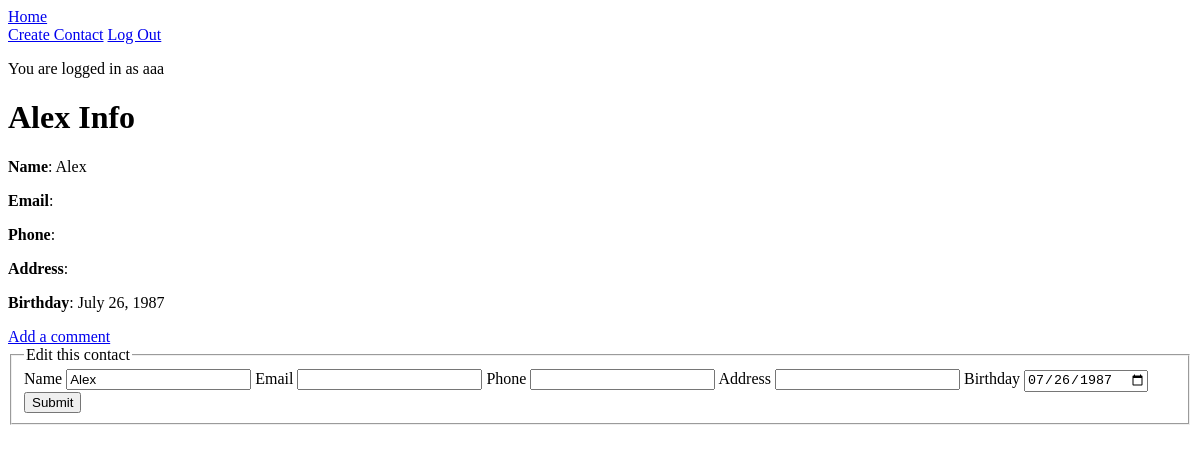
/contact/1 (signed in), run on an earlier commit of the app's database.
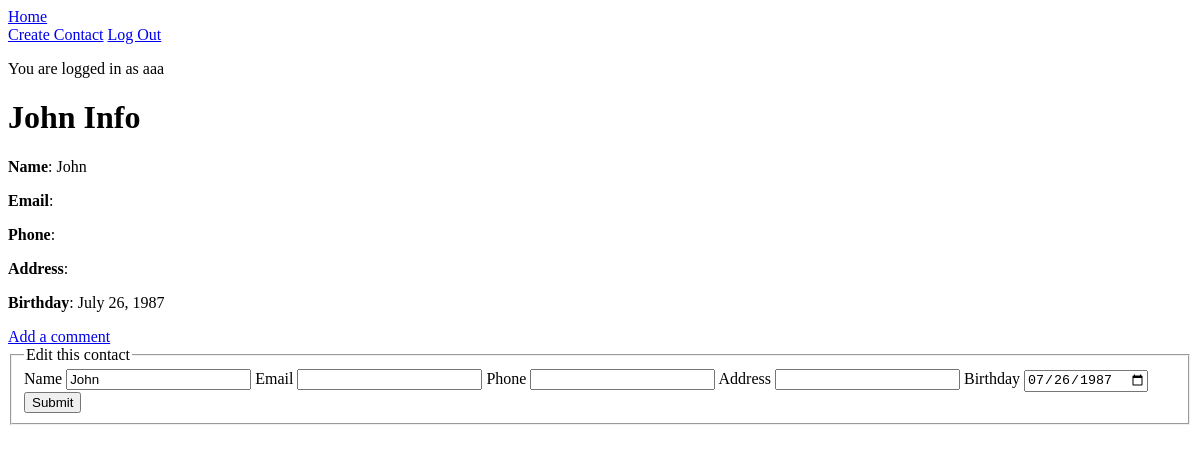
And on a later commit of the database.
### intouch_app/models.py (models this page shows, shortened)
class User(UserMixin, db.Model):
    id = db.Column(db.Integer, primary_key=True)
    username = db.Column(db.String(80), nullable=False, unique=True)
    password = db.Column(db.String(200), nullable=False)

class Contact(db.Model):
    id = db.Column(db.Integer, primary_key=True)
    name = db.Column(db.String(80), nullable=False)
    email = db.Column(db.String(80))
    phone = db.Column(db.String(9))
    address = db.Column(db.String(200))
    birthday = db.Column(db.Date)
    user_id = db.Column(db.Integer, db.ForeignKey('user.id'), nullable=False)

### intouch_app/main/routes.py (the view, shortened to what this page needs)
@main.route('/contact/<contact_id>', methods=['GET', 'POST'])
@login_required
def contact_detail(contact_id):
    contact = Contact.query.get(contact_id)
    comments = Comment.query.filter_by(contact_id=contact_id).all()
    if (contact is None or contact.user_id != current_user.id):
        return redirect(url_for('main.homepage'))
    form = ContactForm(obj=contact)
    return render_template('contact_detail.html', contact=contact, comments=comments, form=form)

### intouch_app/main/forms.py
class ContactForm(FlaskForm):
    name = StringField('Name',
        validators=[DataRequired(), Length(min=3, max=80)])
    email = StringField('Email')
    phone = StringField('Phone')
    address = StringField('Address')
    birthday = DateField('Birthday')
    submit = SubmitField('Submit')

### intouch_app/extensions.py (called while the page is built)
@login_manager.user_loader
def load_user(user_id):
    return User.query.get(user_id)

### intouch_app/templates/contact_detail.html (shortened to what this page needs)
{% extends 'base.html' %}
{% block content %}
<h1>{{ contact.name }} Info</h1>
<p>
    <strong>Name</strong>: {{ contact.name }}
</p>
<p>
    <strong>Email</strong>: {{ contact.email }}
</p>
<p>
    <strong>Phone</strong>: {{ contact.phone }}
</p>
<p>
    <strong>Address</strong>: {{ contact.address }}
</p>
{% if contact.birthday %}
<p>
    <strong>Birthday</strong>: {{ contact.birthday.strftime('%B %d, %Y') }}
</p>
{% endif %}
<a href="/contact/{{ contact.id }}/create_comment">Add a comment</a>
<form method="POST" action="{{ url_for('main.contact_detail', contact_id=contact.id) }}">
    <fieldset>
        <legend>Edit this contact</legend>
        {{ form.name.label }}
        {{ form.name }}
        {{ form.email.label }}
        {{ form.email }}
        {{ form.phone.label }}
        {{ form.phone }}
        {{ form.address.label }}
        {{ form.address }}
        {{ form.birthday.label }}
        {{ form.birthday(placeholder="YYYY-mm-dd") }}
        {{ form.submit }}
    </fieldset>
</form>
{% endblock %}

### intouch_app/templates/base.html (shortened to what this page needs)
<!DOCTYPE html>
<html>
<head>
    <link rel="stylesheet" href="/static/style.css">
</head>
<body>
    <nav>
        <a href="/">Home</a>
        <div>
            {% if current_user.is_authenticated %}
            <a href="/create_contact">Create Contact</a>
            <a href="/logout">Log Out</a>
            {% else %}
            <a href="/signup">Sign Up</a>
            <a href="/login">Log In</a>
            {% endif %}
        </div>
    </nav>
    {% if current_user.is_authenticated %}
    <p>You are logged in as {{ current_user.username }}</p>
    {% endif %}
    {% block content %}{% endblock %}
</body>
</html>

What changed in the data, as far as the page shows it:
changed Contact: name "Alex" → "John"
